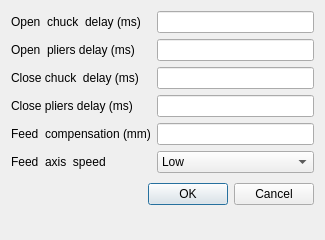
<?xml version="1.0" encoding="UTF-8"?>
<ui version="4.0">
 <class>Dialog_ProcessSetting_Feeding</class>
 <widget class="QDialog" name="Dialog_ProcessSetting_Feeding">
  <property name="geometry">
   <rect>
    <x>0</x>
    <y>0</y>
    <width>325</width>
    <height>240</height>
   </rect>
  </property>
  <property name="windowTitle">
   <string>Feeding Process Setting</string>
  </property>
  <layout class="QFormLayout" name="formLayout">
   <item row="0" column="0">
    <widget class="QLabel" name="label_Feeding_OpenChuckDelay">
     <property name="text">
      <string>Open  chuck  delay (ms)</string>
     </property>
    </widget>
   </item>
   <item row="0" column="1">
    <widget class="QLineEdit" name="lineEdit_Feeding_OpenChuckDelay"/>
   </item>
   <item row="1" column="0">
    <widget class="QLabel" name="label_Feeding_OpenPliersDelay">
     <property name="text">
      <string>Open  pliers delay (ms)</string>
     </property>
    </widget>
   </item>
   <item row="1" column="1">
    <widget class="QLineEdit" name="lineEdit_Feeding_OpenPliersDelay"/>
   </item>
   <item row="2" column="0">
    <widget class="QLabel" name="label_Feeding_CloseChuckDelay">
     <property name="text">
      <string>Close chuck  delay (ms)</string>
     </property>
    </widget>
   </item>
   <item row="2" column="1">
    <widget class="QLineEdit" name="lineEdit_Feeding_CloseChuckDelay"/>
   </item>
   <item row="3" column="0">
    <widget class="QLabel" name="label_Feeding_ClosePliersDelay">
     <property name="text">
      <string>Close pliers delay (ms)</string>
     </property>
    </widget>
   </item>
   <item row="3" column="1">
    <widget class="QLineEdit" name="lineEdit_Feeding_ClosePliersDelay"/>
   </item>
   <item row="4" column="0">
    <widget class="QLabel" name="label_Feeding_Compensation">
     <property name="text">
      <string>Feed  compensation (mm)</string>
     </property>
    </widget>
   </item>
   <item row="4" column="1">
    <widget class="QLineEdit" name="lineEdit_Feeding_Compensation"/>
   </item>
   <item row="5" column="0">
    <widget class="QLabel" name="label_Feeding_Speed">
     <property name="text">
      <string>Feed  axis  speed</string>
     </property>
    </widget>
   </item>
   <item row="5" column="1">
    <widget class="QComboBox" name="comboBox_Feeding_Speed">
     <item>
      <property name="text">
       <string>Low</string>
      </property>
     </item>
     <item>
      <property name="text">
       <string>Medium</string>
      </property>
     </item>
     <item>
      <property name="text">
       <string>High</string>
      </property>
     </item>
    </widget>
   </item>
   <item row="6" column="0" colspan="2">
    <layout class="QHBoxLayout" name="Buttons_Feeding">
     <property name="spacing">
      <number>6</number>
     </property>
     <property name="leftMargin">
      <number>0</number>
     </property>
     <property name="topMargin">
      <number>0</number>
     </property>
     <property name="rightMargin">
      <number>0</number>
     </property>
     <property name="bottomMargin">
      <number>0</number>
     </property>
     <item>
      <spacer>
       <property name="orientation">
        <enum>Qt::Horizontal</enum>
       </property>
       <property name="sizeHint" stdset="0">
        <size>
         <width>131</width>
         <height>31</height>
        </size>
       </property>
      </spacer>
     </item>
     <item>
      <widget class="QPushButton" name="Button_Feeding_OK">
       <property name="text">
        <string>OK</string>
       </property>
      </widget>
     </item>
     <item>
      <widget class="QPushButton" name="Button_Feeding_Cancel">
       <property name="text">
        <string>Cancel</string>
       </property>
      </widget>
     </item>
    </layout>
   </item>
  </layout>
 </widget>
 <resources/>
 <connections/>
</ui>
